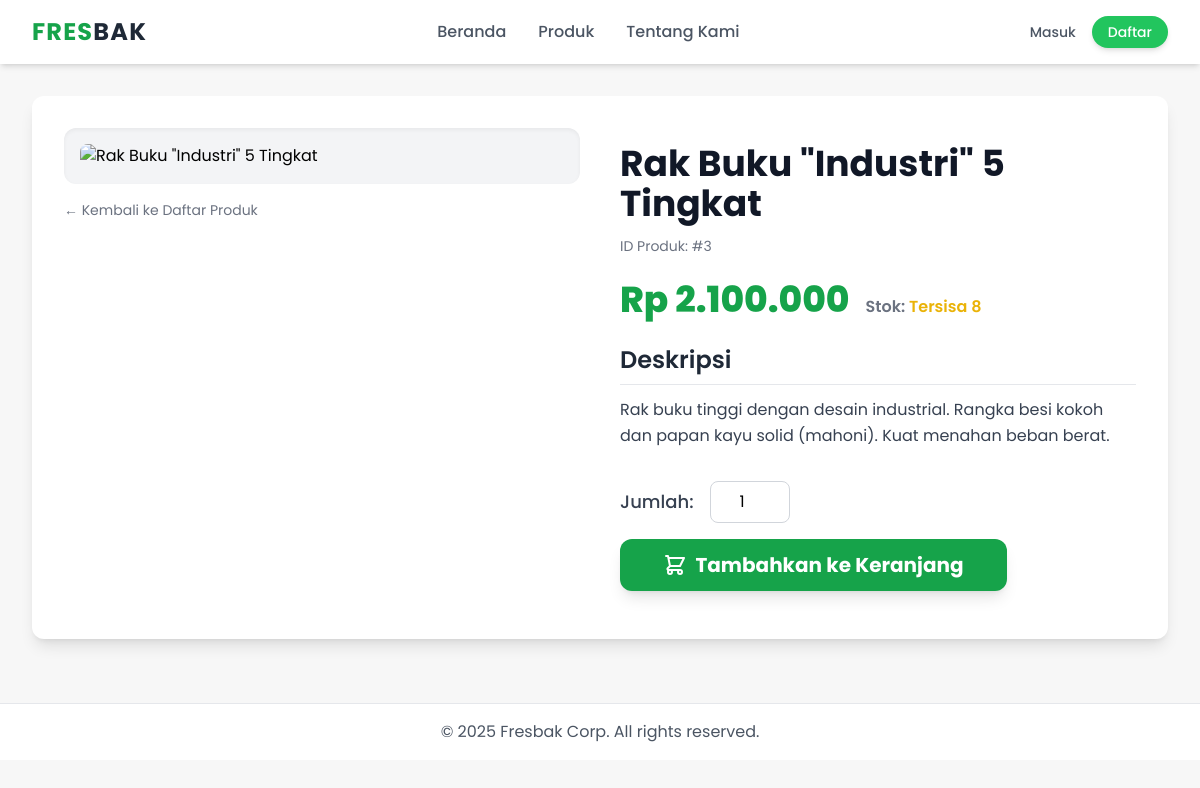
The app's page /product.php?id=3 with its own data.
### tables this page shows
CREATE TABLE `products` (
  `id` int NOT NULL,
  `name` varchar(255) NOT NULL,
  `description` text,
  `price` decimal(10,2) NOT NULL,
  `stock` int NOT NULL DEFAULT '0',
  `image` varchar(255) DEFAULT NULL,
  `created_at` timestamp NULL DEFAULT CURRENT_TIMESTAMP
);

### product.php (the view, shortened to what this page needs)
<?php
include 'config.php';
$product = null;
if (isset($_GET['id'])) {
    $product_id = $_GET['id'];
    try {
        $stmt = $db->prepare("SELECT * FROM products WHERE id = ?");
        $stmt->execute([$product_id]);
        $product = $stmt->fetch(PDO::FETCH_ASSOC);
    } catch (PDOException $e) {
    }
}
$image_path = "uploads/products/" . htmlspecialchars($product['image']);
$image_src = file_exists($image_path) && !is_dir($image_path) ? $image_path : 'assets/placeholder.jpg';
include 'header.php';
?>
<div class="max-w-6xl mx-auto bg-white p-8 rounded-xl shadow-lg">
    <div class="grid grid-cols-1 lg:grid-cols-2 gap-10">
        <div class="lg:sticky lg:top-24">
            <div class="bg-gray-100 p-4 rounded-xl shadow-inner">
                <img src="<?= $image_src ?>" alt="<?= htmlspecialchars($product['name']) ?>" class="w-full h-auto object-contain rounded-lg">
            </div>
            <a href="products.php" class="inline-block mt-4 text-sm text-gray-500 hover:text-green-600 transition duration-150">&larr; Kembali ke Daftar Produk</a>
        </div>
        <div class="py-4">
            <h1 class="text-4xl font-bold text-gray-900 mb-3"><?= htmlspecialchars($product['name']) ?></h1>
            <p class="text-gray-500 text-sm mb-6">ID Produk: #<?= $product['id'] ?></p>
            <div class="flex items-baseline mb-6 space-x-4">
                <span class="text-4xl font-extrabold text-green-600">Rp <?= number_format($product['price'], 0, ',', '.') ?></span>
                <span class="text-base text-gray-500 font-semibold">
                    Stok:
                    <?php if ($product['stock'] > 10): ?>
                        <span class="text-green-500">Tersedia Banyak</span>
                    <?php elseif ($product['stock'] > 0): ?>
                        <span class="text-yellow-500">Tersisa <?= $product['stock'] ?></span>
                    <?php else: ?>
                        <span class="text-red-500">Habis</span>
                    <?php endif; ?>
                </span>
            </div>
            <h2 class="text-2xl font-semibold text-gray-800 mb-3 border-b pb-2">Deskripsi</h2>
            <div class="text-gray-700 leading-relaxed mb-8">
                <p><?= nl2br(htmlspecialchars($product['description'])) ?></p>
            </div>
            <form action="cart.php" method="POST" class="space-y-4">
                <div class="flex items-center space-x-4">
                    <label for="quantity" class="text-lg font-medium text-gray-700">Jumlah:</label>
                    <input type="number" name="quantity" id="quantity" value="1" min="1" max="<?= $product['stock'] ?>" class="w-20 px-3 py-2 border border-gray-300 rounded-lg text-center focus:ring-green-500 focus:border-green-500" <?= $product['stock'] == 0 ? 'disabled' : '' ?>>
                </div>
                <button type="submit" name="add_to_cart"
                    class="w-full lg:w-3/4 flex items-center justify-center bg-green-600 hover:bg-green-700 text-white text-xl font-bold py-3 rounded-xl shadow-lg transition duration-300 transform hover:scale-[1.01]"
                    <?= $product['stock'] == 0 ? 'disabled' : '' ?>>
                    <?= $product['stock'] == 0 ? 'Stok Habis' : 'Tambahkan ke Keranjang' ?>
                </button>
            </form>
        </div>
    </div>
</div>
<?php include 'footer.php'; ?>

### header.php (style rules this page uses)
body { font-family: 'Poppins', sans-serif; background-color: #f7f7f7; }

### records on screen
products: name "Rak Buku \"Industri\" 5 Tingkat", id "3", price "2.100.000", stock "8", description "Rak buku tinggi dengan desain industrial. Rangka besi kokoh dan papan kayu solid (mahoni). Kuat menahan beban berat.", quantity "1"
